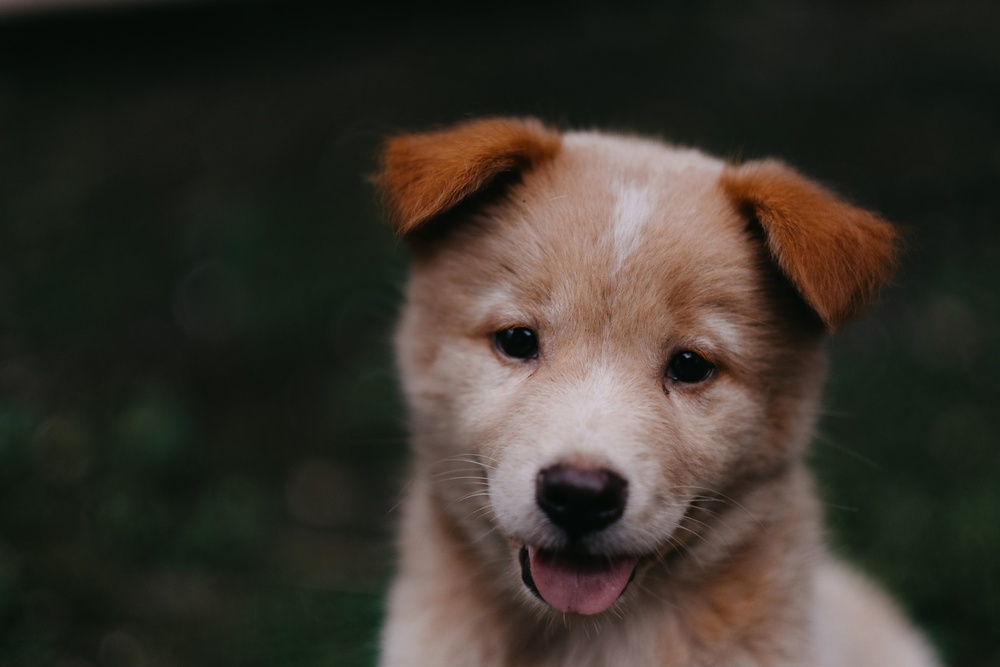
#> input picture DATA/00-puppy.jpg, 1000 x 667 px, shrunk from 1950 x 1300 before the run, given in place of the camera
$ jupyter execute '6-Object-tracking-Optical flow.ipynb'
#> lines starting #> are read from the running program, lines starting #| are printed output that depends on the picture; after the words box and inside, x2 and y2 are one past the last pixel; in counts of white or black regions, pixels touching at a corner belong together
[cell 1]
import numpy as np
import cv2

[cell 2]
corner_track_params = dict(maxCorners=10, qualityLevel=0.3 , minDistance=7 , blockSize=7)

[cell 3]
lk_params = dict(winSize=(200,200) , maxLevel=2 , criteria=(cv2.TERM_CRITERIA_EPS | cv2.TERM_CRITERIA_COUNT , 10 , 0.03))

[cell 4]
cap = cv2.VideoCapture(0)

ret , prev_frame = cap.read()
#> prev_frame is the input picture: shape (667, 1000, 3); mean B, G, R 43.8, 51.8, 57.3

prev_gray = cv2.cvtColor(prev_frame , cv2.COLOR_BGR2GRAY)
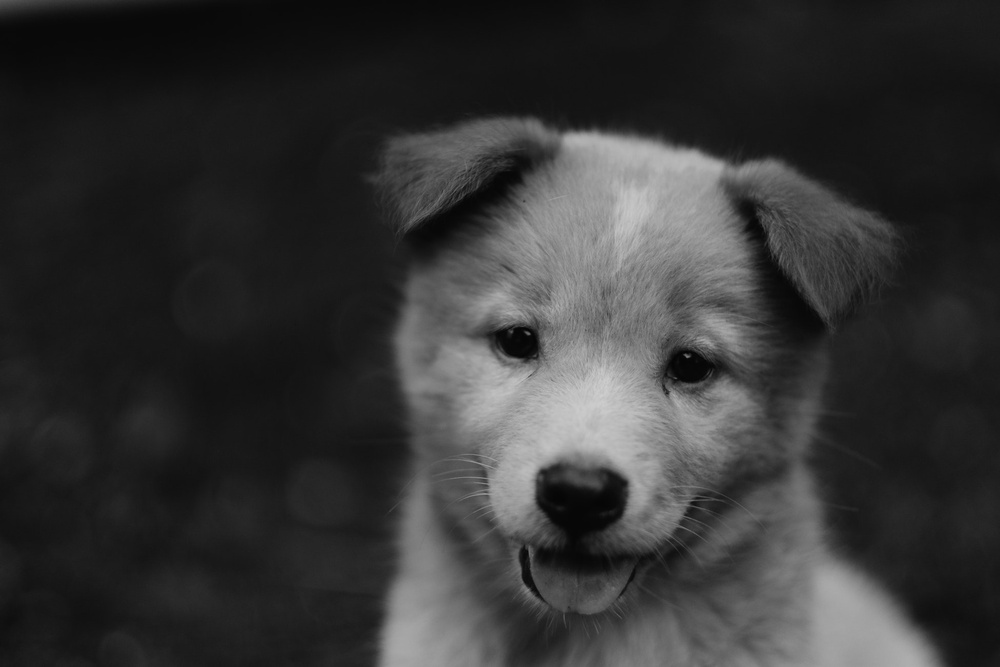
#> prev_gray: shape (667, 1000); min 2, max 207, mean 52.6

#PTS to track
prevPts = cv2.goodFeaturesToTrack(prev_gray , mask=None , **corner_track_params)
#> prevPts = [[687, 355], [527, 333], [667, 392], [488, 485], [685, 513], [536, 357], [485, 474], [510, 330], [688, 506], [679, 522]]

mask = np.zeros_like(prev_frame)

while True:

    ret , frame = cap.read()

    frame_gray = cv2.cvtColor(frame , cv2.COLOR_BGR2GRAY)

    nextPts , status , err = cv2.calcOpticalFlowPyrLK(prev_gray , frame_gray , prevPts , None , **lk_params)
#> nextPts has the same summary as prevPts; status = [1, 1, 1, 1, 1, 1, 1, 1, 1, 1]; err = [0, 0, 0, 0, 0, 0, 0, 0, 0, 0]

    good_new = nextPts[status == 1]
#> good_new has the same summary as prevPts
    prev_new = prevPts[status == 1]
#> prev_new has the same summary as prevPts

    for i , (new,prev) in enumerate(zip(good_new,prev_new)):
        x_new , y_new = new.ravel()
        x_prev , y_prev = prev.ravel()

        mask = cv2.line(mask , (x_new,y_new) , (x_prev,y_prev) , (0,255,0) , 3)

        frame = cv2.circle(frame , (x_new,y_new) , 8 , (255,0,0) , -1)
#> this loop made 10 passes
#> (x_new, y_new, x_prev, y_prev) on passes 1 to 10: (687, 355, 687, 355), (527, 333, 527, 333), (667, 392, 667, 392), (488, 485, 488, 485), (685, 513, 685, 513), (536, 357, 536, 357), (485, 474, 485, 474), (510, 330, 510, 330), (688, 506, 688, 506), (679, 522, 679, 522)
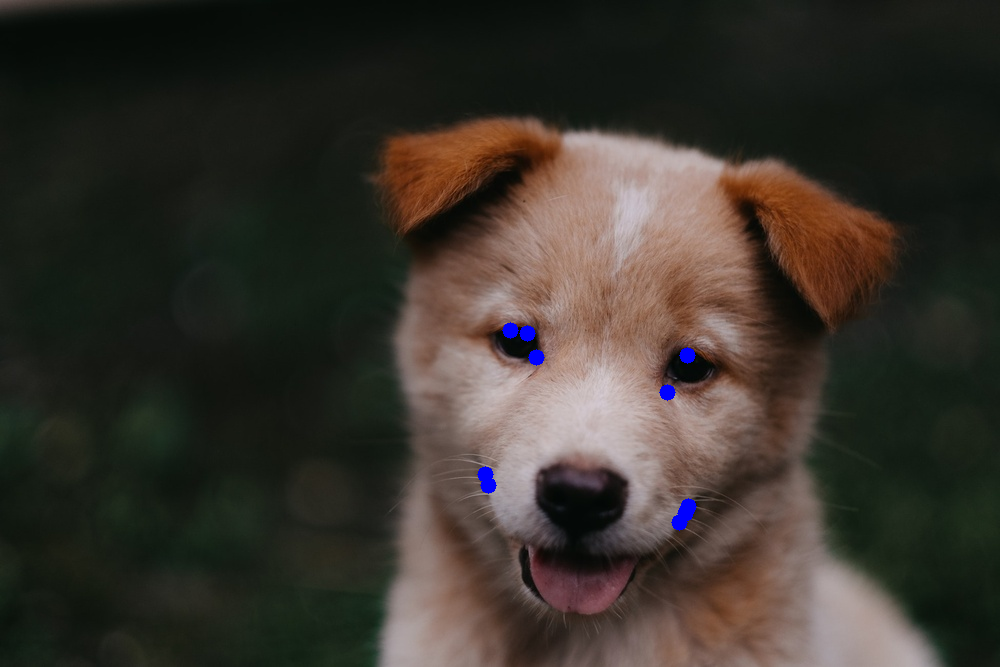
#> frame: shape (667, 1000, 3); mean B, G, R 44.3, 51.6, 57
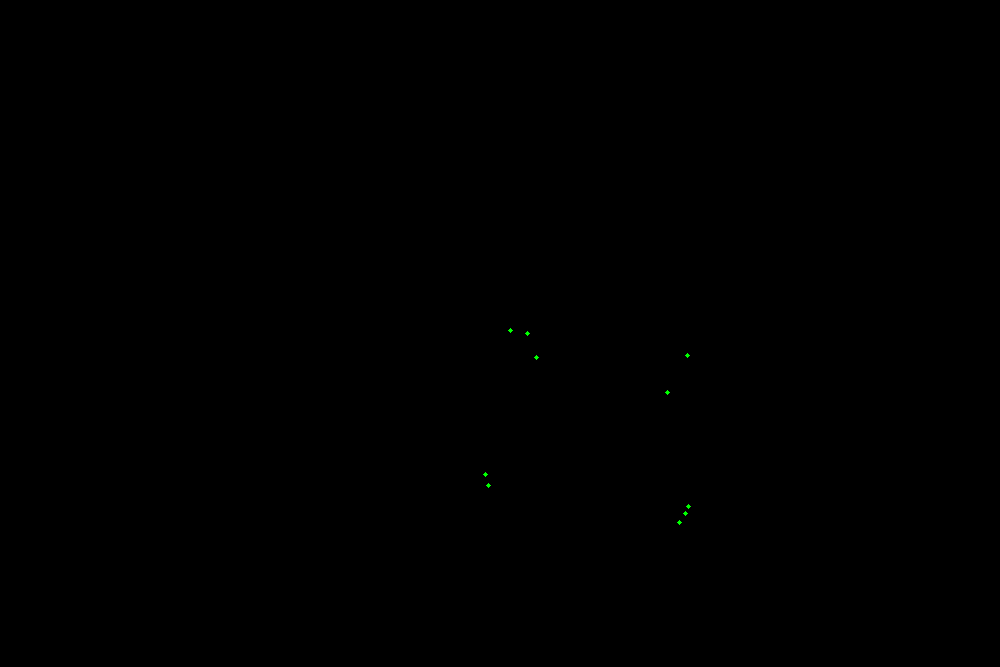
#> mask: shape (667, 1000, 3); mean of channels 0, 1, 2 0, 0, 0; drawn as B, G, R

    img = cv2.add(mask,frame)
    cv2.imshow("tracking" , img)

    k = cv2.waitKey(30) & 0xFF
#> (key Esc is pressed here)
    if k == 27:
        break

    prev_gray = frame_gray.copy()
    prevPts = good_new.reshape(-1,1,2)

cv2.destroyAllWindows()
cap.release()

[cell 5]
import cv2
import numpy as np

[cell 6]
cap = cv2.VideoCapture(0)

ret , frame1 = cap.read()

prevImg = cv2.cvtColor(frame1 , cv2.COLOR_BGR2GRAY)

hsv_mask = np.zeros_like(frame1)
hsv_mask[:,:,1] = 255

while True:

    ret , frame2 = cap.read()

    nextImg = cv2.cvtColor(frame2 , cv2.COLOR_BGR2GRAY)

    flow = cv2.calcOpticalFlowFarneback(prevImg,nextImg,None,0.5,3,15,3,5,1.2,0)

    mag , ang = cv2.cartToPolar(flow[:,:,0],flow[:,:,1],angleInDegrees=True)
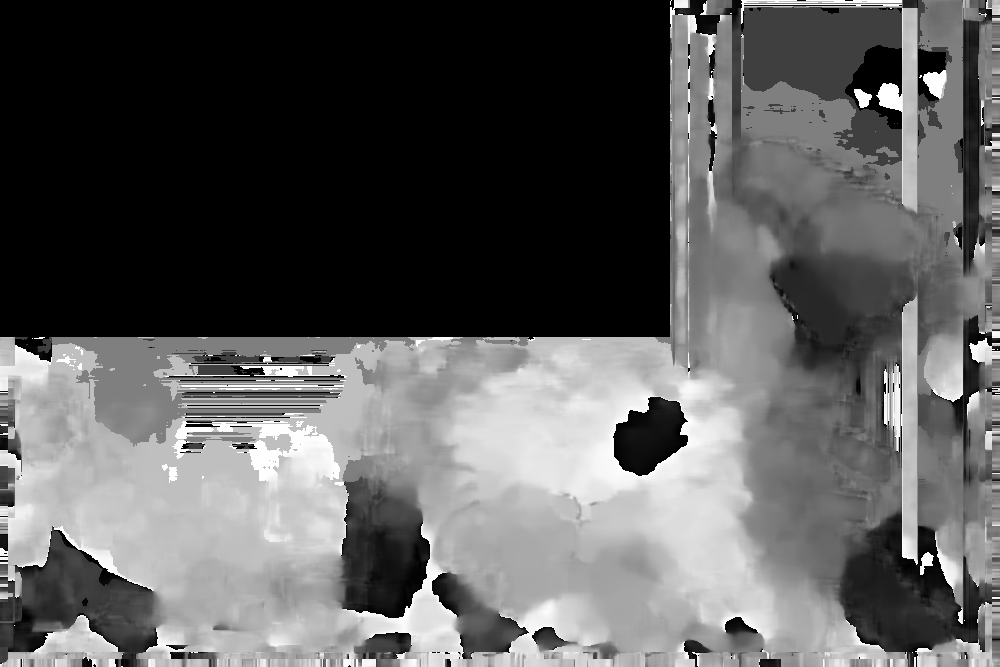
#> ang: shape (667, 1000) float32; min 0, max 360, mean 131.6; drawn with min black and max white

    hsv_mask[:,:,0] = ang/2
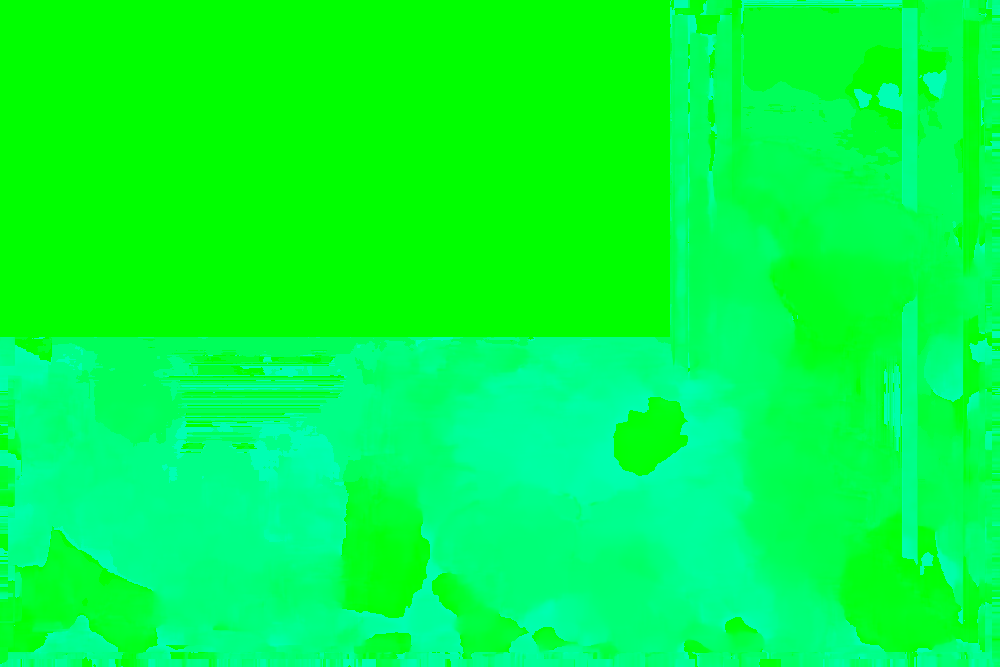
#> hsv_mask: shape (667, 1000, 3); mean of channels 0, 1, 2 65.5, 255, 0; drawn as B, G, R
    hsv_mask[:,:,2] = cv2.normalize(mag,None,0,255,cv2.NORM_MINMAX)
#> hsv_mask: shape (667, 1000, 3); 0.25% of pixels changed, all inside (x1, y1, x2, y2) = (0, 419, 955, 667)

    bgr = cv2.cvtColor(hsv_mask, cv2.COLOR_HSV2BGR)

    img = cv2.imshow("frame" , bgr)


    k = cv2.waitKey(30) & 0xFF
#> (key Esc is pressed here)
    if k == 27:
        break

    prevImg = nextImg

cv2.destroyAllWindows()
cap.release()

$ run again, on DATA/Denis_Mukwege.jpg
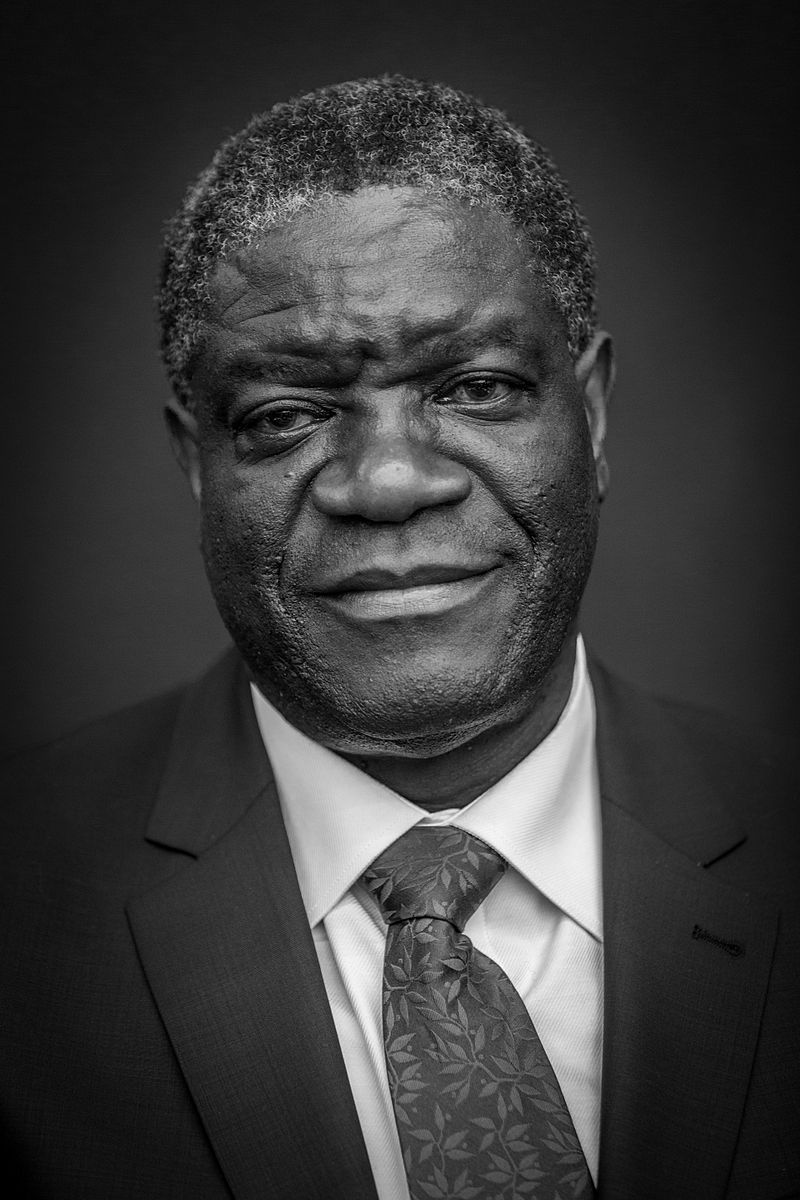
#> input picture DATA/Denis_Mukwege.jpg, 800 x 1200 px, given in place of the camera
#> prev_frame is the input picture: shape (1200, 800, 3); min 0, max 255, mean 58.8
#> prevPts = [[484, 165], [250, 221], [462, 932], [241, 219], [256, 216], [250, 185], [282, 195], [424, 144], [443, 132], [447, 126]]
#> nextPts has the same summary as prevPts; status = [1, 1, 1, 1, 1, 1, 1, 1, 1, 1]; err = [0, 0, 0, 0, 0, 0, 0, 0, 0, 0]
#> good_new has the same summary as prevPts
#> prev_new has the same summary as prevPts
#> the loop `for i , (new,prev) in enumerate(zip(good_new,prev_new)):` made 10 passes
#> (x_new, y_new, x_prev, y_prev) on passes 1 to 8: (484, 165, 484, 165), (250, 221, 250, 221), (462, 932, 462, 932), (241, 219, 241, 219), (256, 216, 256, 216), (250, 185, 250, 185), (282, 195, 282, 195), (424, 144, 424, 144)
#> after the loop `for i , (new,prev) in enumerate(zip(good_new,prev_new)):`:
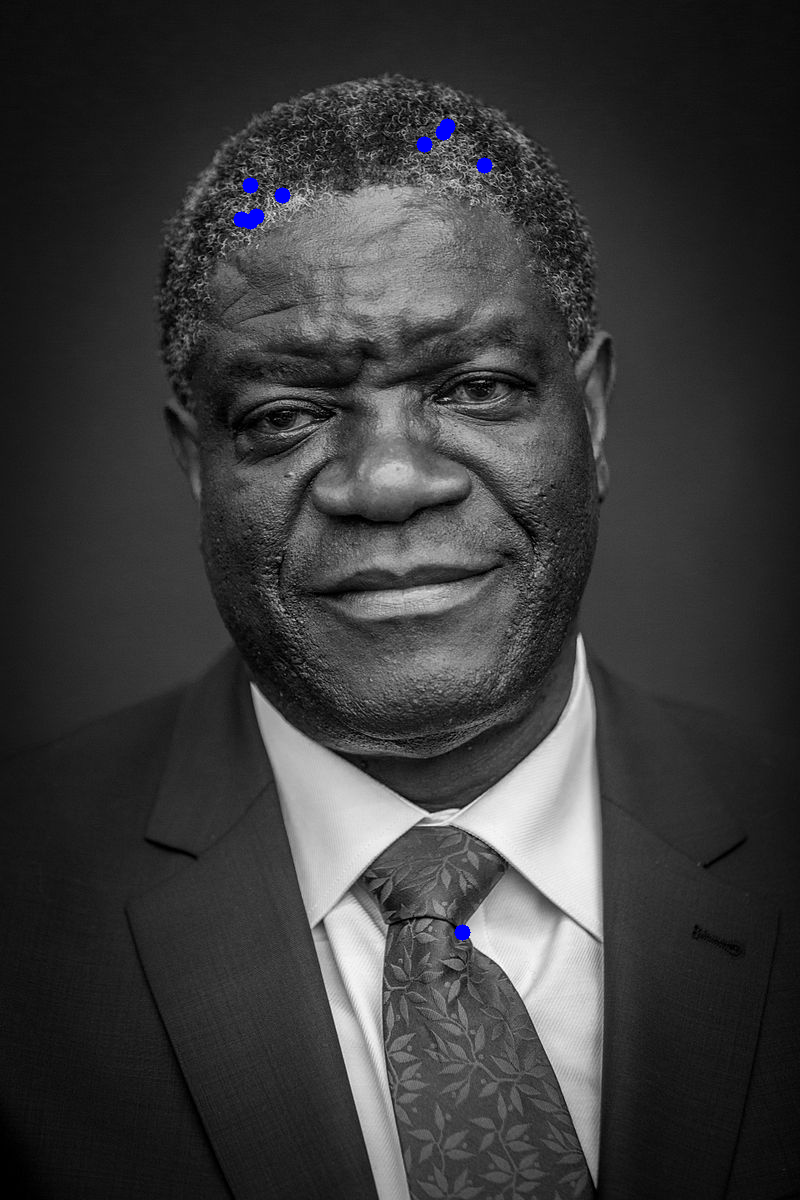
#> frame: shape (1200, 800, 3); mean B, G, R 59.1, 58.6, 58.6
#> `hsv_mask[:,:,0] = ang/2`:
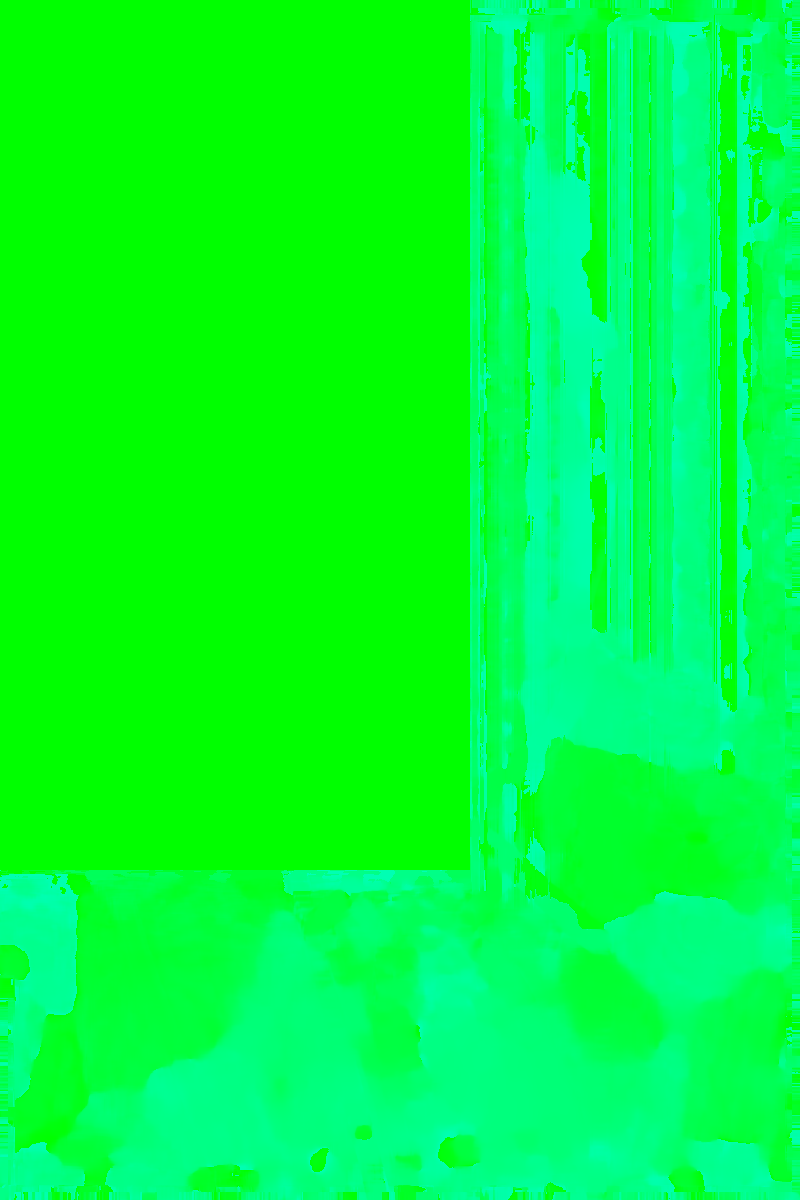
#> hsv_mask: shape (1200, 800, 3); mean of channels 0, 1, 2 57.3, 255, 0; drawn as B, G, R

$ run again, on DATA/Nadia_Murad.jpg
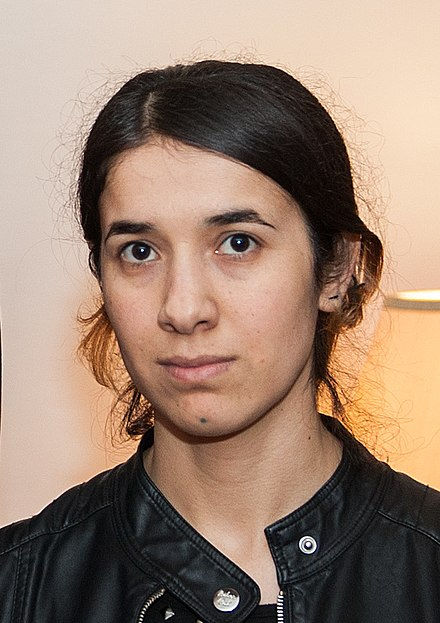
#> input picture DATA/Nadia_Murad.jpg, 440 x 623 px, given in place of the camera
#> prev_frame is the input picture: shape (623, 440, 3); mean B, G, R 112.7, 129.2, 153.8
#> `prev_gray = cv2.cvtColor(prev_frame , cv2.COLOR_BGR2GRAY)`:
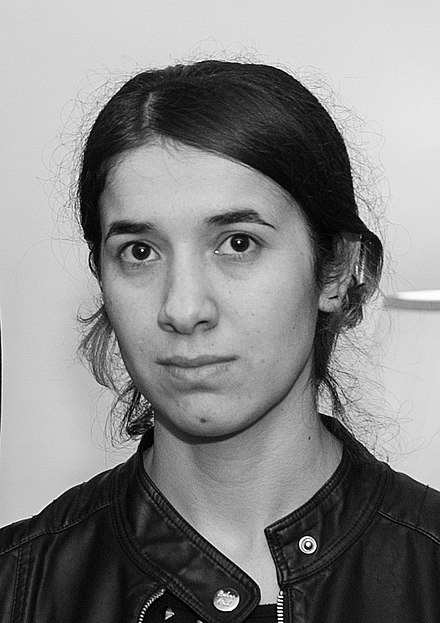
#> prev_gray: shape (623, 440); min 0, max 255, mean 134.7
#> prevPts = [[309, 546], [280, 616], [280, 595], [141, 615], [145, 608], [238, 241], [141, 249], [226, 593], [261, 602], [284, 610]]
#> nextPts has the same summary as prevPts; status = [1, 1, 1, 1, 1, 1, 1, 1, 1, 1]; err = [0, 0, 0, 0, 0, 0, 0, 0, 0, 0]
#> good_new has the same summary as prevPts
#> prev_new has the same summary as prevPts
#> the loop `for i , (new,prev) in enumerate(zip(good_new,prev_new)):` made 10 passes
#> (x_new, y_new, x_prev, y_prev) on passes 1 to 8: (309, 546, 309, 546), (280, 616, 280, 616), (280, 595, 280, 595), (141, 615, 141, 615), (145, 608, 145, 608), (238, 241, 238, 241), (141, 249, 141, 249), (226, 593, 226, 593)
#> `hsv_mask[:,:,0] = ang/2`:
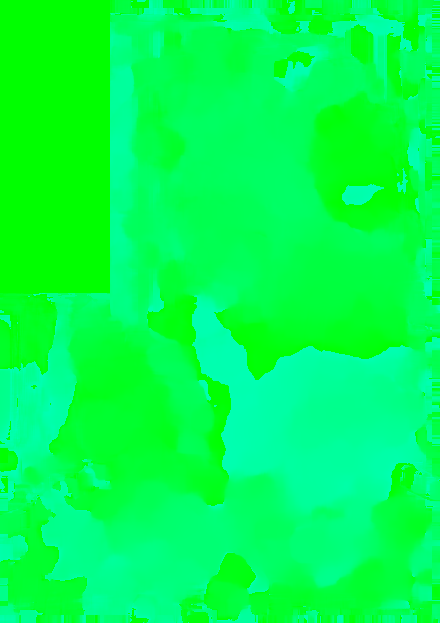
#> hsv_mask: shape (623, 440, 3); mean of channels 0, 1, 2 79.7, 255, 0; drawn as B, G, R
